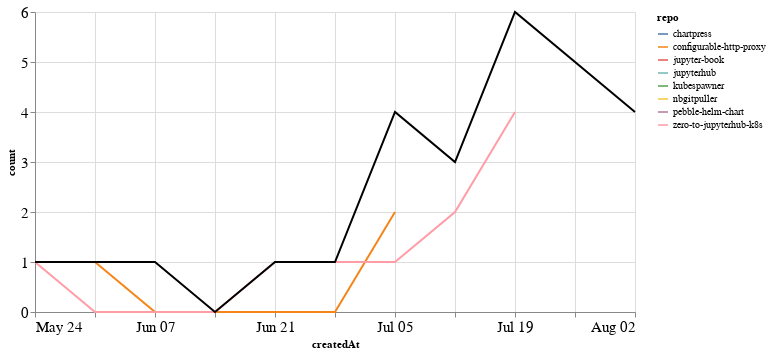

Notebook cell for this chart:
### Markdown cell above
## PRs

### Code cell
prs_time = prs.groupby('repo').resample('W', on='createdAt').count()['author'].reset_index()
prs_time = prs_time.rename(columns={'author': 'count'})
prs_time_total = prs_time.groupby('createdAt').agg({"count": "sum"}).reset_index()

ch1 = alt.Chart(prs_time, width=600).mark_line().encode(
    x='createdAt',
    y='count',
    color='repo',
    tooltip="repo"
)

ch2 = alt.Chart(prs_time_total, width=600).mark_line(color="black").encode(
    x='createdAt',
    y='count',
)

ch1 + ch2

### Figure 1 — Vega-Lite specification as saved in the notebook (floating-point values rounded to 4 significant figures)
{"config": {"axisLeft": {"labelFontSize": 15}, "axisBottom": {"labelFontSize": 15}}, "layer": [{"data": {"name": "data-c7cdbcea17e0fa47d191a28be693c690"}, "mark": "line", "encoding": {"color": {"type": "nominal", "field": "repo"}, "tooltip": {"type": "nominal", "field": "repo"}, "x": {"type": "temporal", "field": "createdAt"}, "y": {"type": "quantitative", "field": "count"}}, "width": 600}, {"data": {"name": "data-63b9f38cb3aa54eb4e503b001dbf0176"}, "mark": {"type": "line", "color": "black"}, "encoding": {"x": {"type": "temporal", "field": "createdAt"}, "y": {"type": "quantitative", "field": "count"}}, "width": 600}], "$schema": "https://vega.github.io/schema/vega-lite/v4.8.1.json", "datasets": {"data-c7cdbcea17e0fa47d191a28be693c690": [{"repo": "chartpress", "createdAt": "2020-07-19T00:00:00", "count": 1}, {"repo": "configurable-http-proxy", "createdAt": "2020-05-31T00:00:00", "count": 1}, {"repo": "configurable-http-proxy", "createdAt": "2020-06-07T00:00:00", "count": 0}, {"repo": "configurable-http-proxy", "createdAt": "2020-06-14T00:00:00", "count": 0}, {"repo": "configurable-http-proxy", "createdAt": "2020-06-21T00:00:00", "count": 0}, {"repo": "configurable-http-proxy", "createdAt": "2020-06-28T00:00:00", "count": 0}, {"repo": "configurable-http-proxy", "createdAt": "2020-07-05T00:00:00", "count": 2}, {"repo": "jupyter-book", "createdAt": "2020-07-12T00:00:00", "count": 1}, {"repo": "jupyterhub", "createdAt": "2020-07-05T00:00:00", "count": 1}, {"repo": "kubespawner", "createdAt": "2020-07-19T00:00:00", "count": 1}, {"repo": "nbgitpuller", "createdAt": "2020-08-02T00:00:00", "count": 4}, {"repo": "pebble-helm-chart", "createdAt": "2020-06-07T00:00:00", "count": 1}, {"repo": "zero-to-jupyterhub-k8s", "createdAt": "2020-05-24T00:00:00", "count": 1}, {"repo": "zero-to-jupyterhub-k8s", "createdAt": "2020-05-31T00:00:00", "count": 0}, {"repo": "zero-to-jupyterhub-k8s", "createdAt": "2020-06-07T00:00:00", "count": 0}, {"repo": "zero-to-jupyterhub-k8s", "createdAt": "2020-06-14T00:00:00", "count": 0}, {"repo": "zero-to-jupyterhub-k8s", "createdAt": "2020-06-21T00:00:00", "count": 1}, {"repo": "zero-to-jupyterhub-k8s", "createdAt": "2020-06-28T00:00:00", "count": 1}, {"repo": "zero-to-jupyterhub-k8s", "createdAt": "2020-07-05T00:00:00", "count": 1}, {"repo": "zero-to-jupyterhub-k8s", "createdAt": "2020-07-12T00:00:00", "count": 2}, {"repo": "zero-to-jupyterhub-k8s", "createdAt": "2020-07-19T00:00:00", "count": 4}], "data-63b9f38cb3aa54eb4e503b001dbf0176": [{"createdAt": "2020-05-24T00:00:00", "count": 1}, {"createdAt": "2020-05-31T00:00:00", "count": 1}, {"createdAt": "2020-06-07T00:00:00", "count": 1}, {"createdAt": "2020-06-14T00:00:00", "count": 0}, {"createdAt": "2020-06-21T00:00:00", "count": 1}, {"createdAt": "2020-06-28T00:00:00", "count": 1}, {"createdAt": "2020-07-05T00:00:00", "count": 4}, {"createdAt": "2020-07-12T00:00:00", "count": 3}, {"createdAt": "2020-07-19T00:00:00", "count": 6}, {"createdAt": "2020-08-02T00:00:00", "count": 4}]}}
